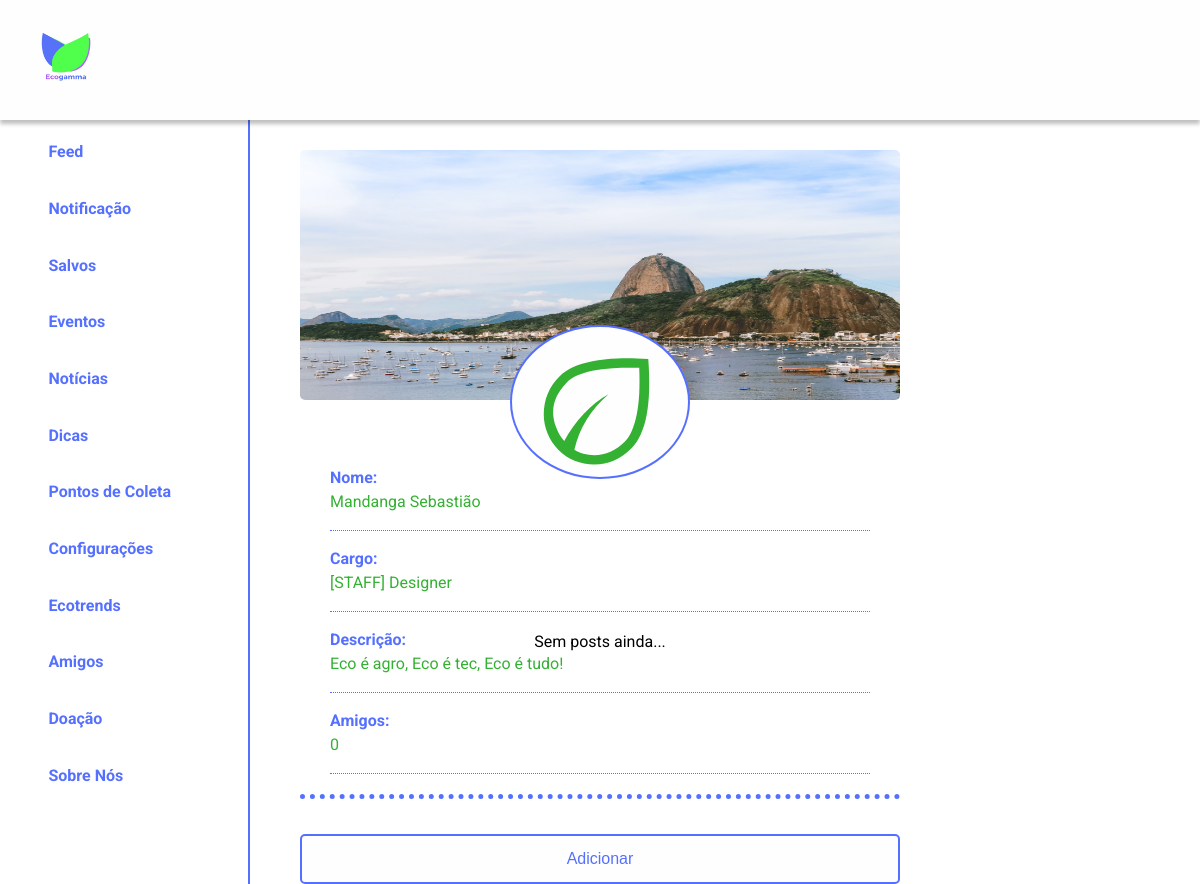
The app's page /estrutura/perfilUser.php?user=20 (signed in), older data.
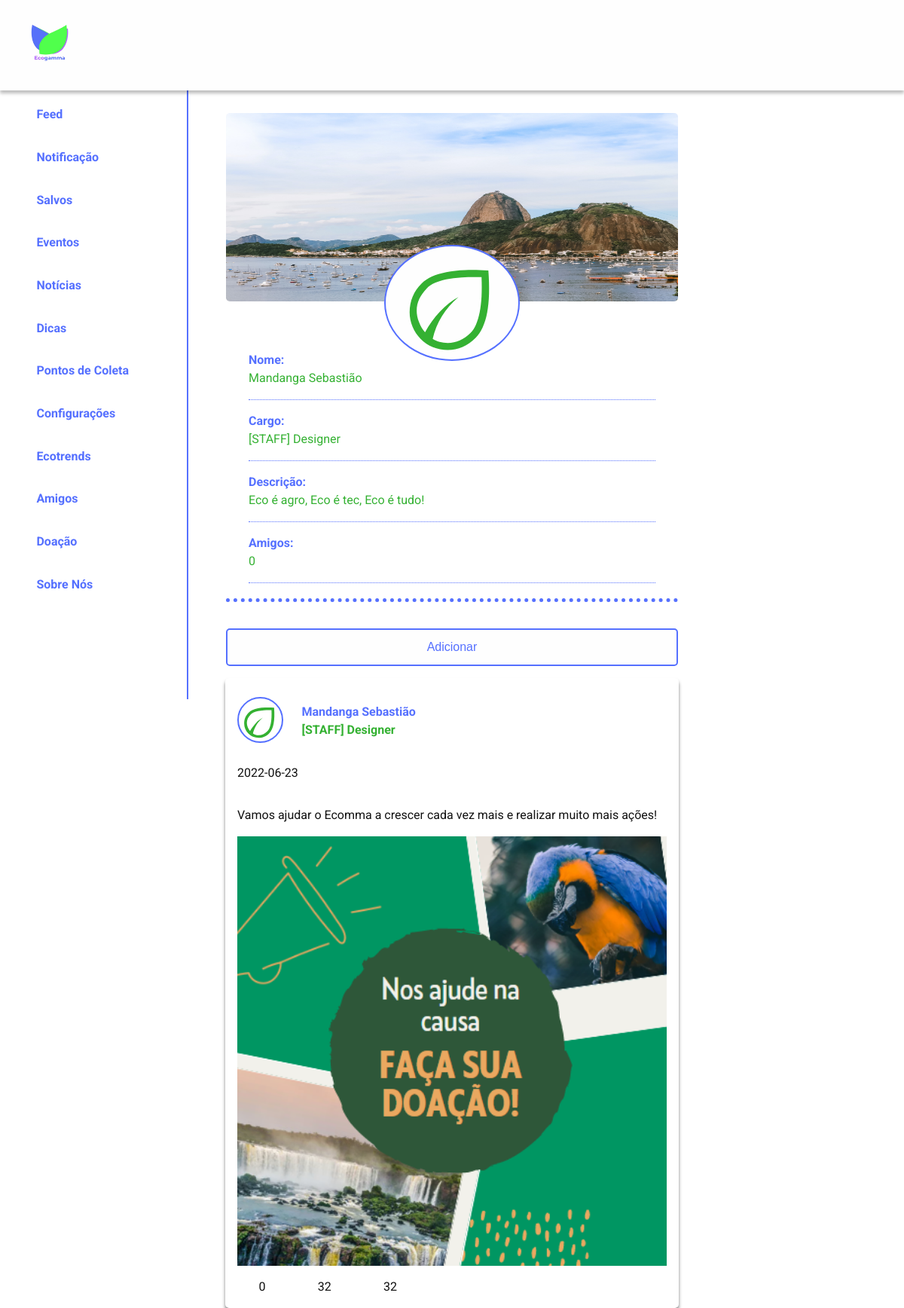
The same page, newer data.
### tables this page shows
CREATE TABLE IF NOT EXISTS `usuarios` (
  `id` int(11) NOT NULL AUTO_INCREMENT COMMENT 'id de cada um dos user',
  `token` tinyint(1) DEFAULT '0' COMMENT 'token de adm',
  `nome` varchar(80) NOT NULL COMMENT 'nome',
  `sobrenome` varchar(80) NOT NULL COMMENT 'sobrenome',
  `email` varchar(80) NOT NULL COMMENT 'email do usuário',
  `senha` varchar(45) NOT NULL COMMENT 'senha',
  `senhaC` varchar(45) NOT NULL COMMENT 'senha confirmada',
  `dataN` date NOT NULL COMMENT 'data de nascimento',
  `genero` varchar(30) NOT NULL COMMENT 'gênero do usuário\r\n(a gente tem lgbtqi+)',
  `numero` varchar(22) NOT NULL,
  `estado` varchar(60) NOT NULL,
  `cidade` varchar(80) NOT NULL COMMENT 'cidade',
  `profissao` varchar(120) NOT NULL COMMENT 'profissão/area de atuação',
  `mdEscuro` tinyint(4) NOT NULL DEFAULT '0',
  `foto` varchar(255) NOT NULL,
  `descricao` varchar(255) NOT NULL COMMENT 'Descricao que aparece no perfil do usuário',
  `amigos` int(20) NOT NULL DEFAULT '0',
  PRIMARY KEY (`id`)
);

CREATE TABLE IF NOT EXISTS `posts` (
  `id_Post` int(11) NOT NULL AUTO_INCREMENT,
  `id` int(11) NOT NULL,
  `foto` varchar(255) NOT NULL,
  `nome` varchar(80) NOT NULL,
  `sobrenome` varchar(80) NOT NULL,
  `profissao` varchar(80) NOT NULL,
  `data_Post` date NOT NULL,
  `texto_Post` varchar(255) NOT NULL,
  `imagem_Post` varchar(255) NOT NULL,
  `likes_Post` int(20) NOT NULL DEFAULT '0',
  `comentarios_Post` int(11) NOT NULL DEFAULT '0',
  PRIMARY KEY (`id_Post`),
  KEY `user_post` (`id`)
);

### estrutura/administracao/sessao.php (called while the page is built, shortened)
<?php
include 'conexao.php';
    if (!isset($_SESSION['logado'])) {
        $_SESSION['logado'] = 0;
    } else {
        if ($_SESSION['logado'] == 1) {
            $email = $_SESSION['email'];
            $sql = "SELECT id, token, nome, sobrenome, email, dataN, genero, numero, estado, cidade, profissao, mdEscuro,
            foto, descricao, amigos FROM usuarios WHERE email = '$email'";
            $result = mysqli_query($conn, $sql);
            if (mysqli_num_rows($result) > 0) {
                while ($row = mysqli_fetch_assoc($result)) {
                    $id = $row["id"];
                }
            } else {
                echo "0 results";
            }
        };
    }
?>

### estrutura/perfilUser.php (the view, shortened to what this page needs)
<!DOCTYPE html>
<html lang="pt-br">
<head>
  <?php include './base/linksGlobais.php' ?>
</head>
<body>
  <?php
  include './administracao/sessao.php';
  ?>
  <header class="header__interno">
    <div class="container">
      <div class="container__logo">
        <a href="login.php"><img src="../imagens/logos/logo-principal.png" alt="Logo Principal do Ecogamma" class="container__logo__imagem"></a>
      </div>
      <div class="container__perfil">
        <a href="perfil.php">
          <span class="material-symbols-outlined container__menu__icone span--verde">&#xe853;</span>
        </a>
      </div>
      <div class="container__chat">
        <a href="chat.php">
          <span class="material-symbols-outlined container__menu__icone span--azul">&#xe8af;</span>
        </a>
      </div>
      <div class="container__chat">
        <a href="logout.php">
          <span class="material-symbols-outlined container__menu__icone span--azul">&#xeffd;</span>
        </a>
      </div>
    </div>
  </header>
  <main>
    <?php
    if ($_GET['user'] != $id) {
      $idUser = $_GET['user'];
      $sql = "SELECT token, nome, sobrenome, email, dataN, genero, numero, estado, cidade, profissao,
    foto, descricao, amigos FROM usuarios WHERE id = '$idUser'";
      $result = mysqli_query($conn, $sql);
      if (mysqli_num_rows($result) > 0) {
        while ($row = mysqli_fetch_assoc($result)) {
          $nomeUser = $row["nome"];
          $sobrenomeUser = $row["sobrenome"];
          $estadoUser = $row["estado"];
          $fotoUser = $row["foto"];
          $profissaoUser = $row["profissao"];
          $descricaoUser = $row["descricao"];
          $amigosUser = $row["amigos"];
        }
      } else {
        echo "0 results";
      }
      if ($estadoUser == 'ac') {
        $fundoUser = 'ac.jpg';
      } elseif ($estadoUser == 'al') {
        $fundoUser = 'al.jpg';
      } elseif ($estadoUser == 'am') {
        $fundoUser = 'am.jpeg';
      } elseif ($estadoUser == 'ap') {
        $fundoUser = 'ap.jpg';
      } elseif ($estadoUser == 'ba') {
        $fundoUser = 'ba.jpg';
      } elseif ($estadoUser == 'ce') {
        $fundoUser = 'ce.jpg';
      } elseif ($estadoUser == 'df') {
        $fundoUser = 'df.jpg';
      } elseif ($estadoUser == 'es') {
        $fundoUser = 'es.png';
      } elseif ($estadoUser == 'go') {
        $fundoUser = 'go.jpg';
      } elseif ($estadoUser == 'ma') {
        $fundoUser = 'ma.jpg';
      } elseif ($estadoUser == 'mt') {
        $fundoUser = 'mt.jpg';
      } elseif ($estadoUser == 'ms') {
        $fundoUser = 'ms.jpg';
      } elseif ($estadoUser == 'mg') {
        $fundoUser = 'mg.jpg';
      } elseif ($estadoUser == 'pa') {
        $fundoUser = 'pa.jpg';
      } elseif ($estadoUser == 'pb') {
        $fundoUser = 'pb.jpg';
      } elseif ($estadoUser == 'pr') {
        $fundoUser = 'pr.jpg';
      } elseif ($estadoUser == 'pe') {
        $fundoUser = 'pe.jpg';
      } elseif ($estadoUser == 'pi') {
        $fundoUser = 'pi.jpg';
      } elseif ($estadoUser == 'rj') {
        $fundoUser = 'rj.jpg';
      } elseif ($estadoUser == 'rn') {
        $fundoUser = 'rn.jpg';
      } elseif ($estadoUser == 'ro') {
        $fundoUser = 'ro.jpg';
      } elseif ($estadoUser == 'rs') {
        $fundoUser = 'rr.jpg';
      } elseif ($estadoUser == 'rr') {
        $fundoUser = 'rr.jpg';
      } elseif ($estadoUser == 'sc') {
        $fundoUser = 'sc.jpg';
      } elseif ($estadoUser == 'se') {
        $fundoUser = 'se.jpg';
      } elseif ($estadoUser == 'sp') {
        $fundoUser = 'sp.jpg';
      } elseif ($estadoUser == 'to') {
        $fundoUser = 'to.jpg';
      }
      $selecionaLacos = "SELECT * FROM amigos WHERE id_UserAsk = $id AND id_UserAcc = $idUser AND pendente = 0";
      $resultLacos = mysqli_query($conn, $selecionaLacos);
      if (mysqli_num_rows($resultLacos) > 0) {
        $addText = "Amigos";
      } else {
        $selecionaLacos2 = "SELECT * FROM amigos WHERE id_UserAsk = $id AND id_UserAcc = $idUser";
        $resultLacos2 = mysqli_query($conn, $selecionaLacos2);
        if (mysqli_num_rows($resultLacos2) > 0) {
          $addText = "Pendente";
        } else {
          $addText = "Adicionar";
        }
      }
      if ($addText == "Pendente" || $addText == "Amigos") {
        $type = "button";
      } else {
        $type = "submit";
      }
      echo "
    <div class='container'>
    <div class='container__perfil'>
    <div class='container__perfil__capa'>
    <img src='../imagens/fundos/" . $fundoUser . "' alt='Fundo do perfil' class='container__perfil__capa__imagem'>
    </div>
    <div class='container__perfil__foto'>
    <img src='../imagens/" . $fotoUser . "' alt='Fundo do perfil' class='container__perfil__foto__imagem'>
    </div>
        <div class='container__perfil__dados'>
          <ul class='container__perfil__dados__lista'>
            <li class='container__perfil__dados__lista__item'>
              <p>Nome:</p>
              <p>" . $nomeUser . " " . $sobrenomeUser . "</p>
            </li>
            <li class='container__perfil__dados__lista__item'>
            <p>Cargo:</p>
            <p>" . $profissaoUser . "</p>
            </li>
            <li class='container__perfil__dados__lista__item'>
            <p>Descrição:</p>
              <p>" . $descricaoUser . "</p>
              </li>
            <li class='container__perfil__dados__lista__item'>
              <p>Amigos:</p>
              <p>" . $amigosUser . "</p>
              </li>
          </ul>
        </div>
        </div>
        <form action='./perfilUser.php?user=" . $idUser . "' method='POST' style='position: relative; top: 250px'>
          <input type='" . $type . "' value='" . $addText . "' name='Adicionar' style='height: 50px'>
          <input type='hidden' value='" . $id . "' name='id_UserAsk'>
          <input type='hidden' value='" . $idUser . "' name='id_UserAcc'>
        </form>";
      $sql = "SELECT * FROM posts WHERE id = '$idUser' ORDER BY id_Post DESC";
      $result = mysqli_query($conn, $sql);
      if (mysqli_num_rows($result) > 0) {
        while ($row = mysqli_fetch_assoc($result)) {
          $nomeP = $row["nome"];
          $sobrenomeP = $row["sobrenome"];
          $profissaoP = $row["profissao"];
          $data_Post = $row["data_Post"];
          $texto_Post = $row["texto_Post"];
          $imagem_Post = $row["imagem_Post"];
          $likesP = $row["likes_Post"];
          echo "
          <section class='container__post--perfil' style='position: relative; top: 250px'>
          <div class='container__post__perfil'>
          <div class='container__post__perfil__foto'>
          <img src='../imagens/perfil_default.svg' alt='Imagem do Perfil'>
          </div>
          <div class='container__post__perfil__dados'>
                <p class='container__post__perfil__dados__nome nome__perfil'>" . $nomeP . " " . $sobrenomeP . "</p>
                <p class='container__post__perfil__dados__cargo cargo__perfil'>" . $profissaoP . "</p>
              </div>
            </div>
            <div class='container__post__conteudo'>
              <p class='container__post__conteudo__texto'>" . $data_Post . "</p>
              <p class='container__post__conteudo__texto'>" . $texto_Post . "</p>
              <img src='../imagens/" . $imagem_Post . "' alt='imagem do conteúdo' class='container__post__conteudo__imagem'>
            </div>
            <div class='container__post__interacoes'>
            <ul class='container__post__interacoes__lista'>
                <li class='container__post__interacoes__lista__item'>
                  <span class='material-symbols-outlined container__menu__icone span--azul'>&#xe87d;</span>
                  <p>" . $likesP . "</p>
                </li>
                <li class='container__post__interacoes__lista__item'>
                <span class='material-symbols-outlined container__menu__icone span--azul'>&#xe0b9;</span>
                  <p>32</p>
                  </li>
                <li class='container__post__interacoes__lista__item'>
                <span class='material-symbols-outlined container__menu__icone span--azul'>&#xe163;</span>
                  <p>32</p>
                  </li>
              </ul>
            </div>
            </section>
          ";
        }
      } else {
        echo "Sem posts ainda...";
      }
    } else {
      echo "<h1>Erro:</h1>
      <p>Parece que você tentou acessar o seu perfil pelo lugar errado!</p>
      <p>Clique <a href='perfil.php'>aqui</a> para acessá-lo corretamente!</p>";
    }
    ?>
    </div>
  </main>
  <div id="menuFixo">
        <ul class="container__lista" id="menuFixo__lista">
            <a href="./feed.php">
                <li class="container__lista__item-ativo"><span class="material-symbols-outlined container__lista__item__icone icone-alternativo container__lista__item__icone-ativo">&#xe761;</span>Feed</li>
            </a>
            <a href="./notificacao.php">
                <li class="container__lista__item"><span class="material-symbols-outlined container__lista__item__icone  icone-alternativo">&#xe7f4;</span>Notificação</li>
            </a>
            <a href="./salvos.php">
                <li class="container__lista__item"><span class="material-symbols-outlined container__lista__item__icone  icone-alternativo">&#xe865;</span>Salvos</li>
            </a>
            <a href="./evento.php">
                <li class="container__lista__item"><span class="material-symbols-outlined container__lista__item__icone  icone-alternativo">&#xe878;</span>Eventos</li>
            </a>
            <a href="./noticia.php">
                <li class="container__lista__item"><span class="material-symbols-outlined container__lista__item__icone  icone-alternativo">&#xeb81;</span>Notícias</li>
            </a>
            <a href="./dica.php">
                <li class="container__lista__item"><span class="material-symbols-outlined container__lista__item__icone  icone-alternativo">&#xe0f0;</span>Dicas</li>
            </a>
            <a href="./pontosColeta.php">
                <li class="container__lista__item"><span class="material-symbols-outlined container__lista__item__icone  icone-alternativo">&#xe55f;</span>Pontos de Coleta</li>
            </a>
            <a href="./configuracoes.php">
                <li class="container__lista__item"><span class="material-symbols-outlined container__lista__item__icone  icone-alternativo">&#xe8b8;</span>Configurações</li>
            </a>
            <a href="./ecotrends.php">
                <li class="container__lista__item"><span class="material-symbols-outlined container__lista__item__icone  icone-alternativo">&#xe80e;</span>Ecotrends</li>
            </a>
            <a href="./amigos.php">
                <li class="container__lista__item"><span class="material-symbols-outlined container__lista__item__icone  icone-alternativo">&#xf8d9;</span>Amigos</li>
            </a>
            <a href="./doacao.php">
                <li class="container__lista__item"><span class="material-symbols-outlined container__lista__item__icone  icone-alternativo">&#xea70;</span>Doação</li>
            </a>
            <a href="./sobreNos-interno.php">
                <li class="container__lista__item"><span class="material-symbols-outlined container__lista__item__icone-ativo icone-alternativo">&#xf8d8;</span>Sobre Nós</li>
            </a>
        </ul>
    </div>
</body>
</html>

### estrutura/base/linksGlobais.php (shortened to what this page needs)
<link rel="stylesheet" href="../estilos/css/reset.css">
<link rel="stylesheet" href="../estilos/css/styles.css">

Row changes from the older to the newer data that the page shows:
added posts: nome "Mandanga", sobrenome "Sebastião", profissao "[STAFF] Designer", data_Post "2022-06-23", texto_Post "Vamos ajudar o Ecomma a crescer cada vez mais e realizar muito mais ações!", imagem_Post (picture), likes_Post "0"
Text that changed along with them:
text no longer shown: "Sem posts ainda..."
